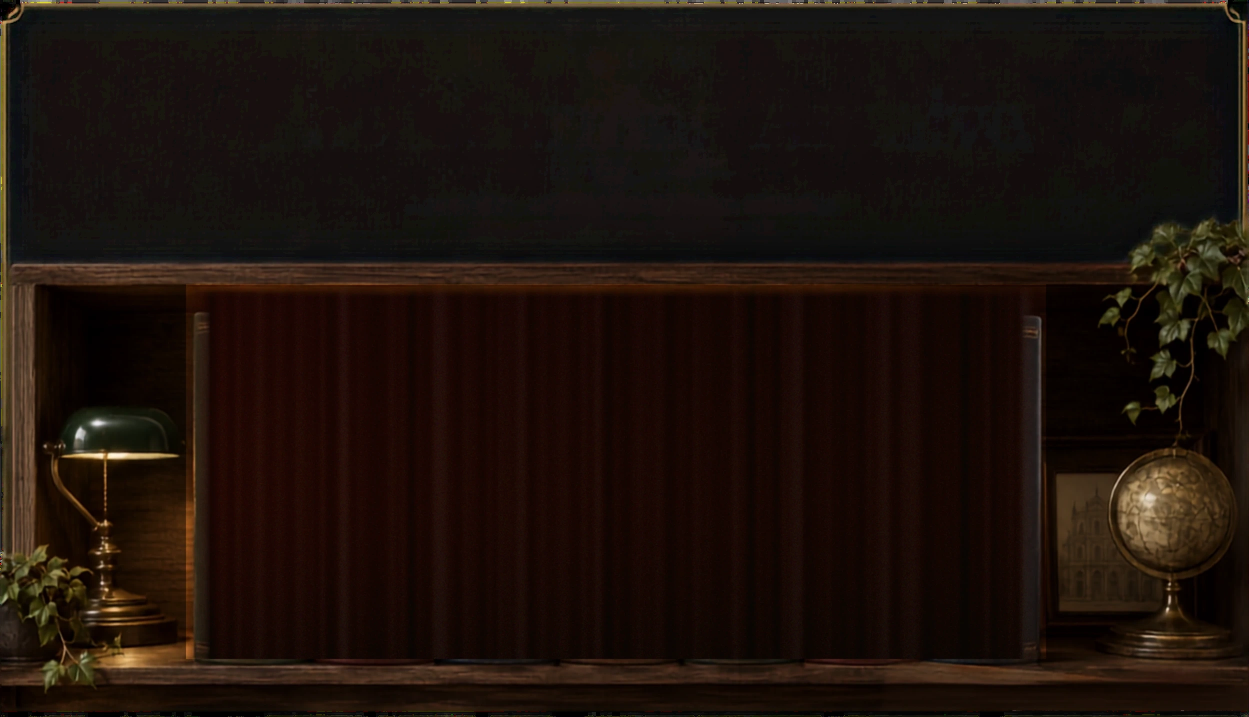
#> input picture tools/alcove.orig.webp, 2498 x 1434 px (shown at 1/2 size)
$ python build_shelf.py alcove.orig.webp
#> lines starting #> are read from the running program, lines starting #| are printed output that depends on the picture
"""
Rebuild the shelf assets from a source photograph of the bookcase.

The home page treats the shelf as a set of objects rather than one picture:

    alcove.webp     the bookcase with every volume removed
    book-1..6.webp  each volume, cut out with a clean alpha edge

Run this again whenever a higher-resolution source arrives — everything below
is expressed as a fraction of the image, so it re-derives at any size and the
site picks up the sharper assets with no code change.

    python tools/build_shelf.py <source.png> [--out public/assets/shelf]

The source must be the same framing as the original Canva artwork: a head-on
bookcase, seven volumes, a lamp at the left, a globe and framed print at the
right. If the framing differs, re-measure SEAMS / OPENING against the new file
(print the brightness profile — the seams between volumes are the dark minima).
"""

from __future__ import annotations

import argparse
import json
import pathlib
import sys

import numpy as np
from PIL import Image, ImageFilter

# ── landmarks, as fractions of the source image ────────────────────────────
# Measured once on the 1249×717 Canva export; they hold at any resolution.
SEAMS_F = [
    0.15212, 0.24900, 0.34988, 0.44596, 0.54524, 0.64211, 0.73899, 0.83507
]  # eight edges → seven volumes
BOOK_TOP_F = 0.43096   # head of the spines
BOOK_BOT_F = 0.91632   # where the volumes meet the board
RAIL_BOT_F = 0.40167   # underside of the shelf rail
BOARD_F = 0.96792      # front edge of the board
PANEL_F = (0.84228, 0.89191)  # the one genuinely empty stretch of back panel
PANEL_CLEAN_Y = (0.41841, 0.62762)  # …and the part of it with nothing in front

SUPERSAMPLE = 2  # so the browser never has to invent pixels


def build(src_path: pathlib.Path, out_dir: pathlib.Path) -> None:
    src = Image.open(src_path).convert("RGBA")
    W, H = src.size
#> W = 2498; H = 1434
    rgb = np.asarray(src.convert("RGB")).astype(float)
    px = lambda f, n: int(round(f * n))  # noqa: E731

    seams = [px(f, W) for f in SEAMS_F]
    top, bot = px(BOOK_TOP_F, H), px(BOOK_BOT_F, H)
#> top = 618; bot = 1314
    fill_x0, fill_x1 = seams[0] - px(0.003, W), seams[7] + px(0.002, W)
#> fill_x0 = 373; fill_x1 = 2091
    fill_y0, fill_y1 = px(RAIL_BOT_F, H) - px(0.006, H), px(BOARD_F, H)
#> fill_y0 = 567; fill_y1 = 1388

    # ── 1. empty the shelf ─────────────────────────────────────────────────
    pl0, pl1 = px(PANEL_F[0], W), px(PANEL_F[1], W)
#> pl0 = 2104; pl1 = 2228
    cy0, cy1 = px(PANEL_CLEAN_Y[0], H), px(PANEL_CLEAN_Y[1], H)
#> cy0 = 600; cy1 = 900
    panel = rgb[cy0:cy1, pl0:pl1, :]
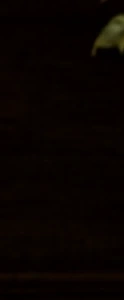
#> panel: shape (300, 124, 3) float64; mean R, G, B 9.1, 3.1, 0.9
    top_c = np.percentile(panel[: (cy1 - cy0) // 3], 40, axis=(0, 1))
#> top_c = [7, 1, 0]
    mid_c = np.percentile(panel[(cy1 - cy0) // 2 :], 40, axis=(0, 1))
#> mid_c = [8, 2, 0]

    h, w = fill_y1 - fill_y0, fill_x1 - fill_x0
#> h = 821; w = 1718
    ys = np.linspace(0, 1, h)[:, None]
#> ys = 821 values from 0 to 1
    t = np.clip(ys / 0.42, 0, 1)
    col = top_c[None, :] * (1 - t) + mid_c[None, :] * t
#> col = 821 rows, first 8: [7, 1, 0], [7, 1, 0], [7.01, 1.01, 0], [7.01, 1.01, 0], [7.01, 1.01, 0], [7.01, 1.01, 0], [7.02, 1.02, 0], [7.02, 1.02, 0]
    col = col * (1 - 0.52 * np.clip((ys - 0.55) / 0.45, 0, 1) ** 1.5)
    field = np.repeat(col[:, None, :], w, axis=1)

    # lamplight from the left
    xs = np.linspace(0, 1, w)[None, :, None]
    fall = np.exp(-xs * 2.4)
    field = field * (1 + 0.9 * fall)
    field = field * (1 + fall * np.array([0.12, 0.02, -0.14])[None, None, :])

    # soft vertical grain so the panel reads as wood
    rng = np.random.default_rng(11)
    streak = np.asarray(
        Image.fromarray(
            (rng.normal(0, 1, (1, w)).repeat(h, 0) * 14 + 128)
            .clip(0, 255)
            .astype(np.uint8)
        ).filter(ImageFilter.GaussianBlur(max(1, w // 300)))
    ).astype(float)[:, :, None] - 128
    field = field + streak * 0.5 + rng.normal(0, 1.5, (h, w, 3))
    field = np.clip(field * 1.9 + np.array([9, 5, 2]), 0, 255)
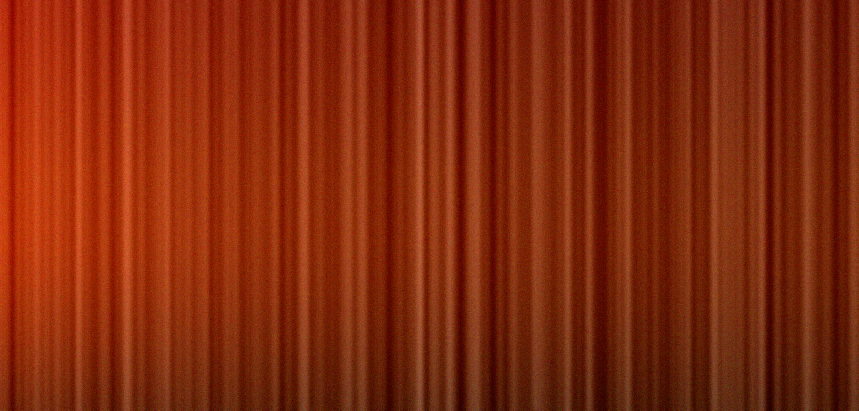
#> field: shape (821, 1718, 3) float64 (shown at 1/2 size); mean of channels 0, 1, 2 27.4, 8.7, 2.6; drawn with min black and max white

    mask = np.full((h, w), 255.0)
    fx, ft = max(6, w // 36), max(4, h // 26)
    mask *= np.clip(
        np.minimum(np.arange(w), w - 1 - np.arange(w)) / fx, 0, 1
    )[None, :]
    mask[:ft, :] *= np.linspace(0, 1, ft)[:, None]
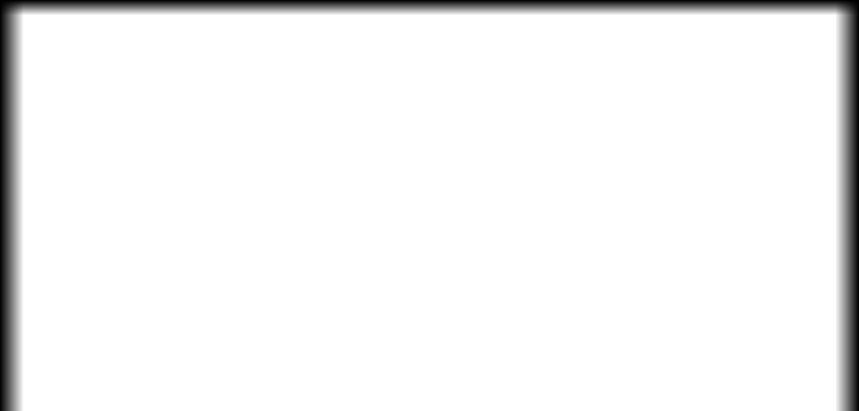
#> mask: shape (821, 1718) float64 (shown at 1/2 size); min 0, max 255, mean 243.2

    alcove = src.copy()
    alcove.paste(
        Image.fromarray(field.astype(np.uint8)),
        (fill_x0, fill_y0),
        Image.fromarray(mask.astype(np.uint8)),
    )

    out_dir.mkdir(parents=True, exist_ok=True)
    alcove.resize(
        (W * SUPERSAMPLE, H * SUPERSAMPLE), Image.LANCZOS
    ).save(out_dir / "alcove.webp", "WEBP", quality=92, method=6)

    # ── 2. cut out six volumes, widened to fill the seventh's slot ─────────
    cuts = []
    for i in range(6):
        cut = src.crop((seams[i], top - max(1, H // 360), seams[i + 1], bot))
        cw, ch = cut.size
        al = np.full((ch, cw), 255.0)
        feather = max(1.0, cw / 60)
        al *= np.clip(
            np.minimum(np.arange(cw), cw - 1 - np.arange(cw)) / feather, 0, 1
        )[None, :]
        edge = max(2, ch // 120)
        al[:edge, :] *= np.linspace(0.15, 1, edge)[:, None]
        al[-edge:, :] *= np.linspace(1, 0.5, edge)[:, None]
        cut.putalpha(Image.fromarray(al.astype(np.uint8)))
        cuts.append(cut)
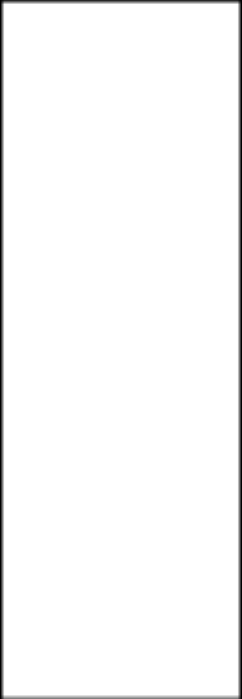
#> al: shape (699, 242) float64; min 0, max 255, mean 248.5
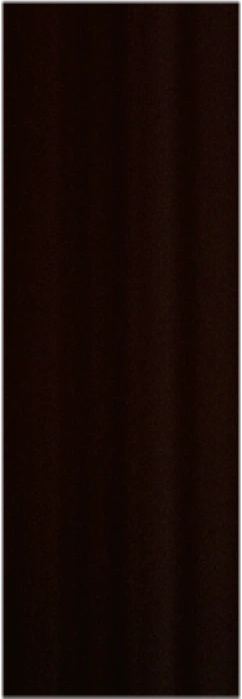
#> cut: PIL image 242x699 RGBA; mean R, G, B, A 21.2, 7, 2.9, 248.5; transparent parts drawn white
#> after the loop, cuts = 6 items

    span = seams[7] - seams[0]  # all seven slots
    k = span / sum(c.width for c in cuts)
#> k = 1.16

    slots, x = [], float(seams[0])
    for i, c in enumerate(cuts):
        nw = round(c.width * k)
        c.resize((nw * SUPERSAMPLE, c.height * SUPERSAMPLE), Image.LANCZOS).save(
            out_dir / f"book-{i + 1}.webp", "WEBP", quality=92, method=6
        )
        slots.append(
            {
                "i": i + 1,
                "left": round(x / W, 5),
                "width": round(nw / W, 5),
                "top": round((top - max(1, H // 360)) / H, 5),
                "height": round(c.height / H, 5),
            }
        )
        x += nw
#> this loop made 6 passes
#> (nw, x) on passes 1 to 6: (282, 662), (293, 955), (279, 1234), (289, 1523), (282, 1805), (282, 2087)
#> pass 1, in build, `c.resize((nw * SUPERSAMPLE, c.height * SUPERSAMPLE), Image.LANCZOS).sa..`:
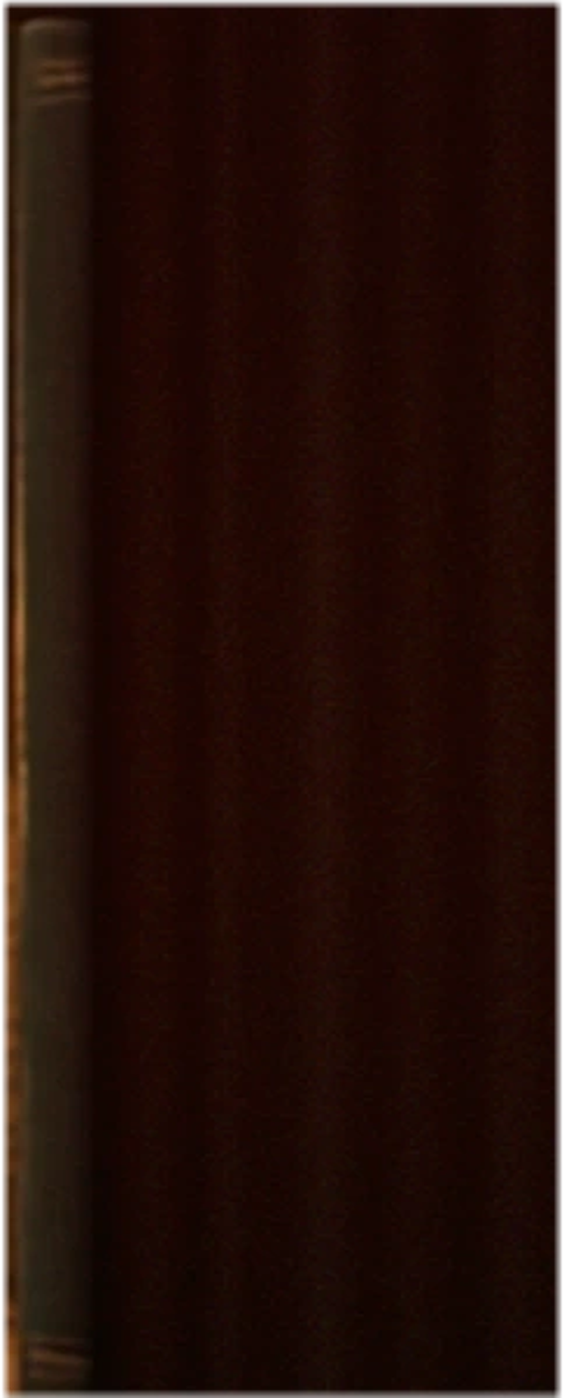
#> saved as book-1.webp: PIL image 564x1398 RGBA; mean R, G, B, A 32.9, 11.2, 5.1, 248.5; transparent parts drawn white
#> pass 2, in build, `c.resize((nw * SUPERSAMPLE, c.height * SUPERSAMPLE), Image.LANCZOS).sa..`:
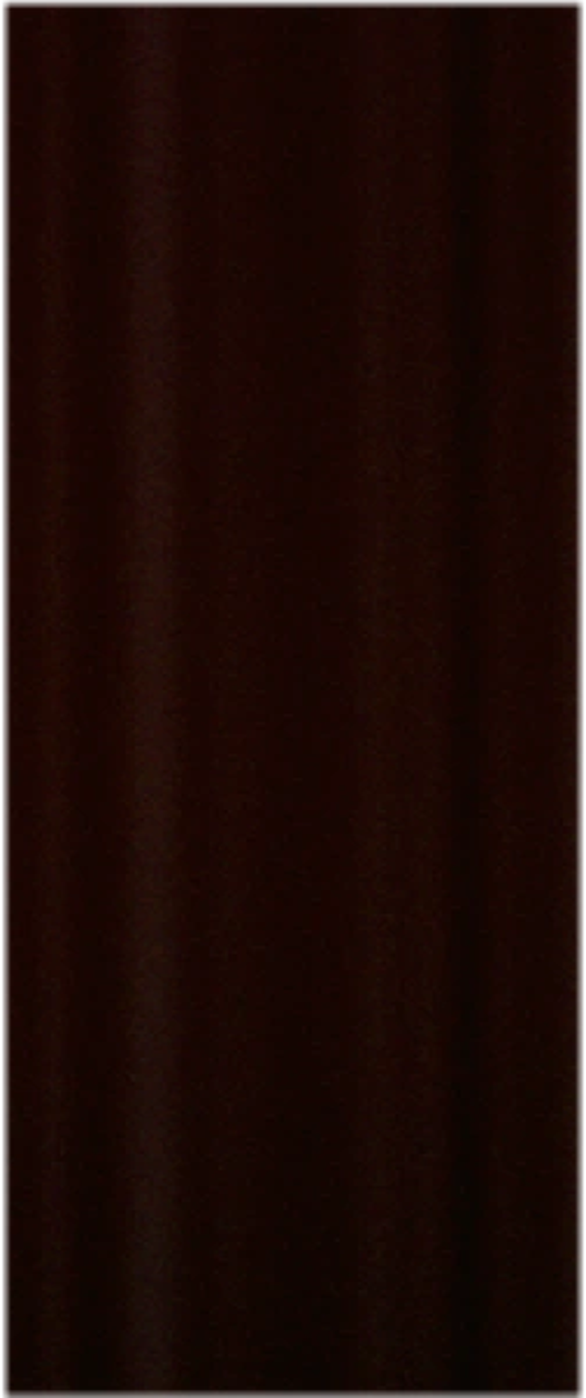
#> saved as book-2.webp: PIL image 586x1398 RGBA; mean R, G, B, A 25.9, 7, 2.9, 248.5; transparent parts drawn white
#> after the loop, slots = 6 items; x = 2087

    meta = {
        "slots": slots,
        "opening": {
            "left": round(fill_x0 / W, 5),
            "right": round(fill_x1 / W, 5),
            "top": round(RAIL_BOT_F, 5),
            "bottom": round(BOARD_F, 5),
        },
    }
    print(json.dumps(meta, indent=1))
#> (printed output is left out)
    print(
        "\nPaste `slots` into the `slot` fields of src/data/volumes.ts, and "
        "`opening` into SHELF_OPENING.",
        file=sys.stderr,
    )


if __name__ == "__main__":
    ap = argparse.ArgumentParser()
    ap.add_argument("source", type=pathlib.Path)
    ap.add_argument("--out", type=pathlib.Path, default=pathlib.Path("public/assets/shelf"))
    a = ap.parse_args()
    build(a.source, a.out)
